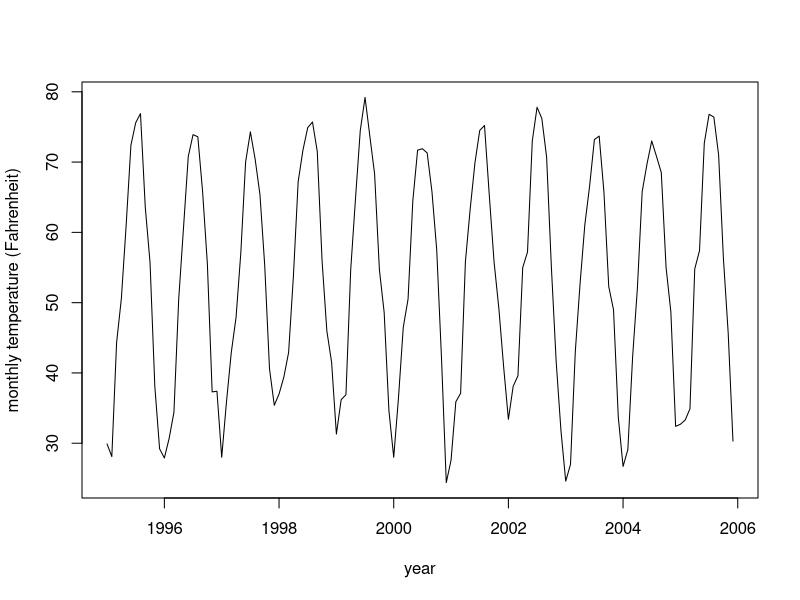
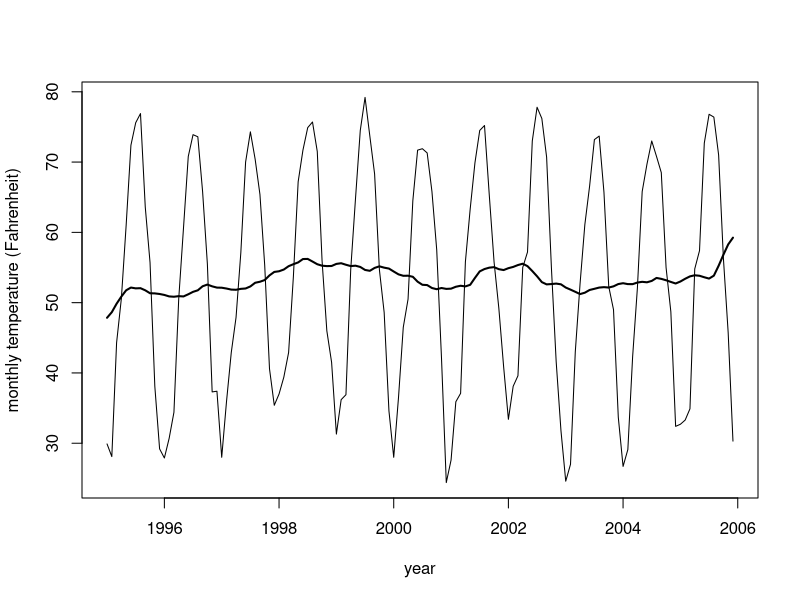
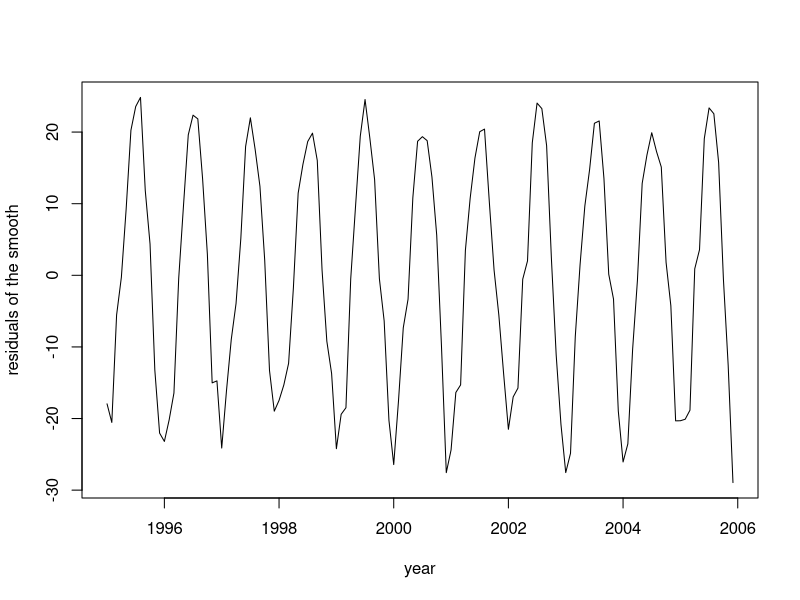
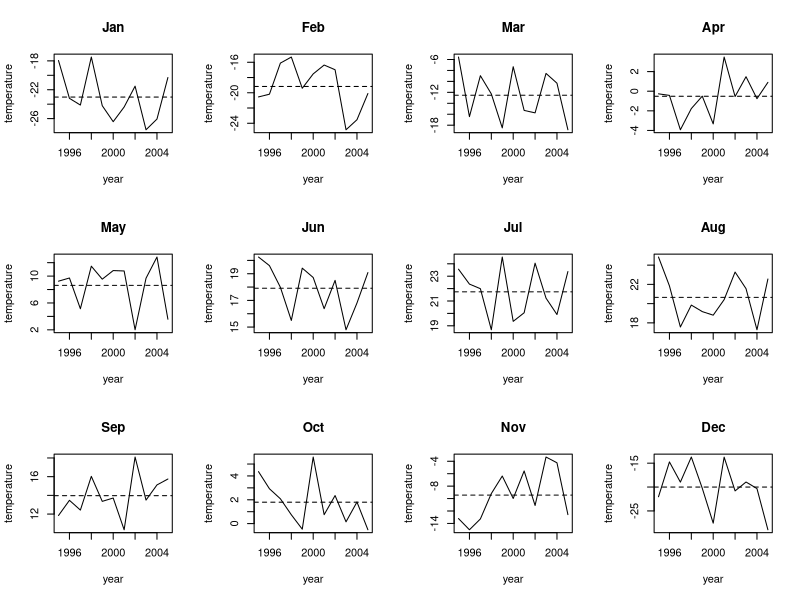
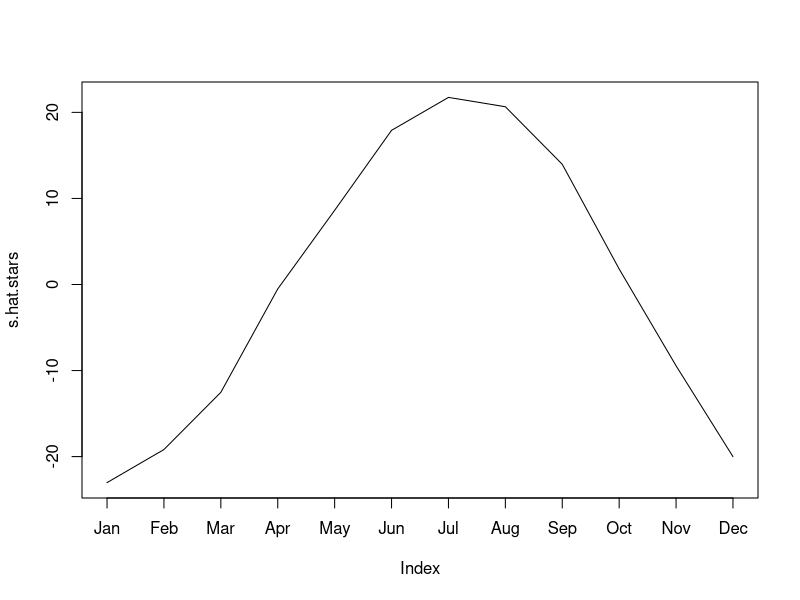
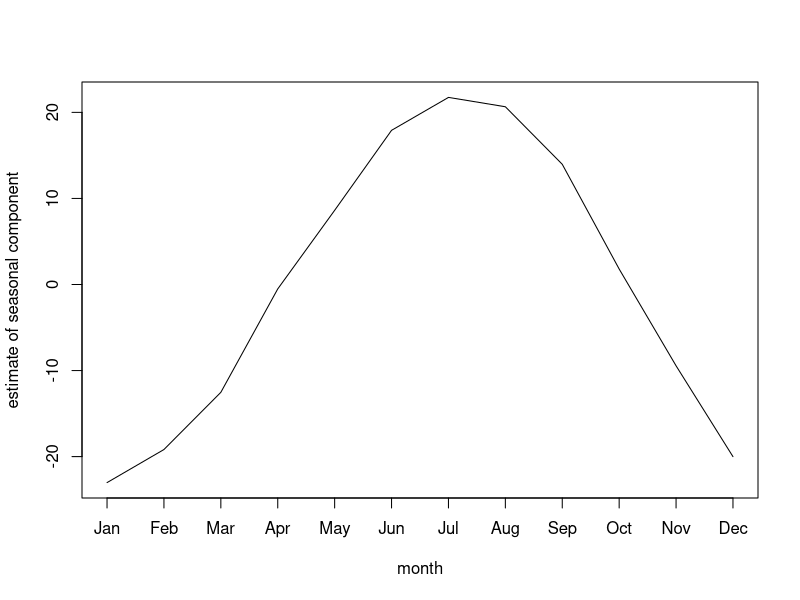
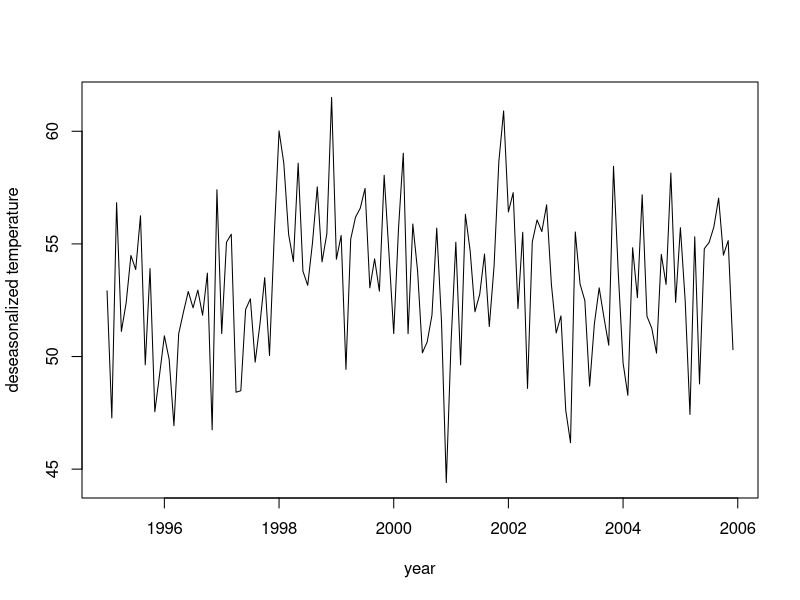
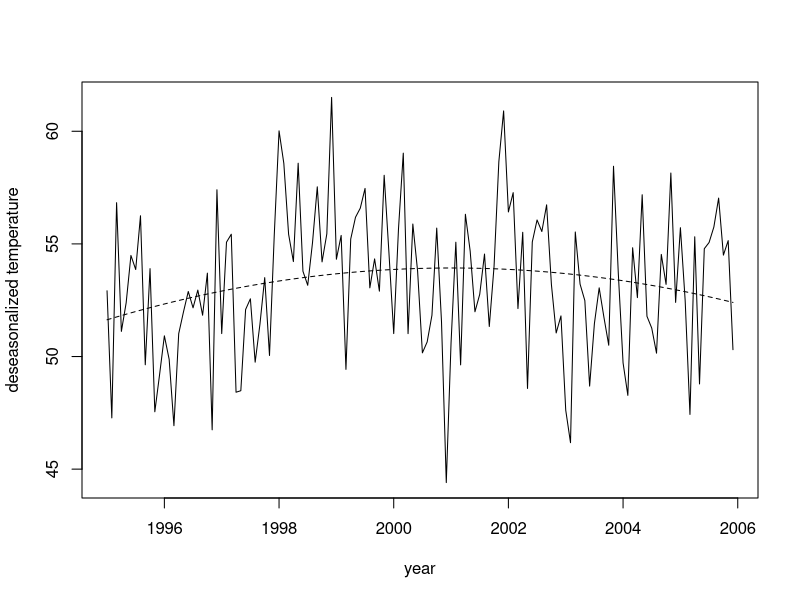

Write R code to recreate these figures, in order.
## ======================================================================
## Stat 6550
## Homework 3 R question.
##
## We are going to perform the classical decomposition algorithm (CDA)
## upon a time series of monthly temperatures recorded in Columbus, OH
## from January 1995 to December 2005.
## The units of measurement is Fahrenheit.
## ======================================================================


## here are the time series values for the temperature, 'temp'.
temp <-
  c(29.9, 28.1, 44.3, 50.6, 61.0, 72.4, 75.6, 76.9, 63.6, 55.7, 38.1, 29.2,
    27.9, 30.7, 34.4, 50.5, 60.6, 70.8, 73.9, 73.6, 65.8, 55.5, 37.3, 37.4,
    28.0, 35.9, 42.9, 47.9, 57.1, 70.0, 74.3, 70.4, 65.4, 55.3, 40.6, 35.4,
    37.0, 39.4, 42.9, 53.7, 67.2, 71.7, 74.9, 75.7, 71.5, 56.0, 46.0, 41.5,
    31.3, 36.2, 36.9, 54.7, 64.8, 74.5, 79.2, 73.7, 68.3, 54.7, 48.6, 34.6,
    28.0, 36.5, 46.5, 50.5, 64.5, 71.7, 71.9, 71.3, 65.8, 57.5, 42.1, 24.4,
    27.6, 35.9, 37.1, 55.8, 63.3, 69.9, 74.5, 75.2, 65.3, 55.8, 49.2, 40.9,
    33.4, 38.1, 39.6, 55.0, 57.2, 73.0, 77.8, 76.2, 70.7, 55.0, 41.6, 31.8,
    24.6, 27.0, 43.0, 52.7, 61.1, 66.6, 73.2, 73.7, 65.7, 52.3, 49.0, 33.7,
    26.7, 29.1, 42.3, 52.1, 65.8, 69.7, 73.0, 70.8, 68.5, 55.0, 48.7, 32.4,
    32.7, 33.3, 34.9, 54.8, 57.4, 72.7, 76.8, 76.4, 71.0, 56.3, 45.7, 30.3)

## set up the time variable, 'year'
year <- seq(from=1995, by=1/12, length=length(temp))

## plot the time series.
plot(year, temp, type="l",
     xlab="year", ylab="monthly temperature (Fahrenheit)")



## ======================================================================
## Part (a)
## Summarize the plot of the time series -- what features of the data
## are present?
## ======================================================================


## We will now carry out the classical decomposition algorithm.

## ======================================================================
## ** Step 1 of the algorithm **
## Estimate the trend by smoothing the time series.
## ======================================================================

## let us choose the period to be d=12 months
d <- 12

## half.d is d/2 
half.d <- d/2

## smooth the temp time series using the 'filter' command
our.filter <- c(0.5, rep(1,d-1), 0.5)/d

## display 'our.filter' to see the values makes sense!
our.filter

## 'n' is the length of time series
n <- length(temp)

## We will not filter the variable 'temp',
## but a new variable called 'longer.temp'
longer.temp <- c(temp[(d/2):1], temp, temp[n:(n-d/2+1)])
longer.temp

## now filter 'longer.temp'.
temp.MA <- filter(longer.temp, our.filter)[(d/2+1):(d/2+n)]
temp.MA

## ======================================================================
## Part (b)
## Try to explain why we have the variable 'longer.temp'.
## What does this variable contain, and what does
## the variable allow us to do in the 'filter' command?
## ======================================================================



## plot the time series.
plot(year, temp, type="l",
     xlab="year", ylab="monthly temperature (Fahrenheit)")

## overlay the smooth
lines(year, temp.MA, type="l", lwd=2)

## ======================================================================
## Part (c)
## Summarise the plot of the smooth -- what do you see?  Do you think
## the variance of the trend estimate is constant with time?  Explain.
## ======================================================================




## ======================================================================
## ** Step 2 of the algorithm **
## Estimate the seasonal component.
## ======================================================================

## calculate and plot the residuals of the smooth.
temp.MA.resids <- temp - temp.MA

## plot the time series (first plot)
plot(year, temp.MA.resids, type="l",
     xlab="year", ylab="residuals of the smooth")

## we define a variable to hold the names of the months
months <- c("Jan", "Feb", "Mar", "Apr", "May", "Jun",
            "Jul", "Aug", "Sep", "Oct", "Nov", "Dec")

## Now we need to estimate the average seasonal components.
## There should be 'd=12' of them.
## We first form 'temp.MA.resids' into a matrix with 'd' rows.
temp.matrix <- matrix(temp.MA.resids, nrow=d)
temp.matrix

## create the plot of temperatures by month (second plot)
## in a panel of size 3 rows by 4 columns.
par(mfrow=c(3,4)) 
for (m in 1:12) {
  plot(1995:2005, temp.matrix[m,], type="l",
       xlab="year", ylab="temperature", main=months[m])
  abline(h=mean(temp.matrix[m,]), lty=2)
}


## ======================================================================
## Part (d)
## Describe the two plots above.
## Do we have evidence of seasonality in the time series?  Explain.
## ======================================================================



## now average across the years to get the 's.hat.stars'
s.hat.stars <- rowMeans(temp.matrix)
s.hat.stars

## plot the 's.hat.stars', without the x-axis
par(mfrow=c(1,1))
plot(s.hat.stars, type="l", xaxt="n")

## now we'll label the x-axis
axis(side=1, at=1:12, labels=months)


## now subtract off the mean of the 's.hat.stars' so that we have a
## seasonal component that adds up to zero (has average zero).
s.hat <- s.hat.stars - mean(s.hat.stars)

## plot the 's.hat', without the x-axis
plot(s.hat, type="l", xaxt="n",
     xlab="month", ylab="estimate of seasonal component")

## now we'll label the x-axis
axis(side=1, at=1:12, labels=months)



## ======================================================================
## Part (e)
## Describe the estimate of the seasonal component in words.
## ======================================================================




## ======================================================================
## ** Step 3 of the algorithm **
## Deseasonalize the time series and estimate the trend parametrically.
## ======================================================================

## remove the seasonality
deseasonalized <- temp - s.hat

## plot the deseasonalized time series.
plot(year, deseasonalized, type="l",
     xlab="year", ylab="deseasonalized temperature")

## ======================================================================
## Part (f)
## Describe this plot.
## ======================================================================



## We now fit a quadratic line model to the data.
lm.deseasonalized <- lm(deseasonalized ~ year + I(year^2))

## Summarize the model obtained.
summary(lm.deseasonalized)

## Plot the series and the estimated regression line.
plot(year, deseasonalized, type="l",
     xlab="year", ylab="deseasonalized temperature")
lines(year, fitted(lm.deseasonalized), lty=2)


## ======================================================================
## Part (g)
## First write down the statistical model that has been fit to the
## deseasonalized data.
## Next, write down the estimated trend model.
## Explain why can we not assess the statistical significance of the
## regression parameters from this model output.
## ======================================================================



## ======================================================================
## ** Step 4 of the algorithm **
## Calculate the residuals and look at the ACF.
## ======================================================================

## calculate the residuals
resids <- resid(lm.deseasonalized)

## Plot the residual series with a horizontal line at y=0.
par(mfrow=c(2, 2))
plot(year, resids, type="l", xlab="year", ylab="estimate of noise process")
abline(h=0, lty=2)

## plot the acf
acf(resids, main="")

## carry out the Ljung-Box test
Box.test(resids, 22, type="Ljung-Box")

## draw a Q-Q plot of the residuals.
qqnorm(resids, xlab="z-scores", ylab="estimate of noise process", main="")
qqline(resids)



## ======================================================================
## part (h)
## Using the figures, summarize the residuals.  In your answer make sure
## you respond to the following:
## - Do the residuals seem to be drawn from a stationary process?
## - Do you believe that the residuals are a sample of IID noise?
## - Do the residuals seem to be drawn from a normal distribution?
## ======================================================================
